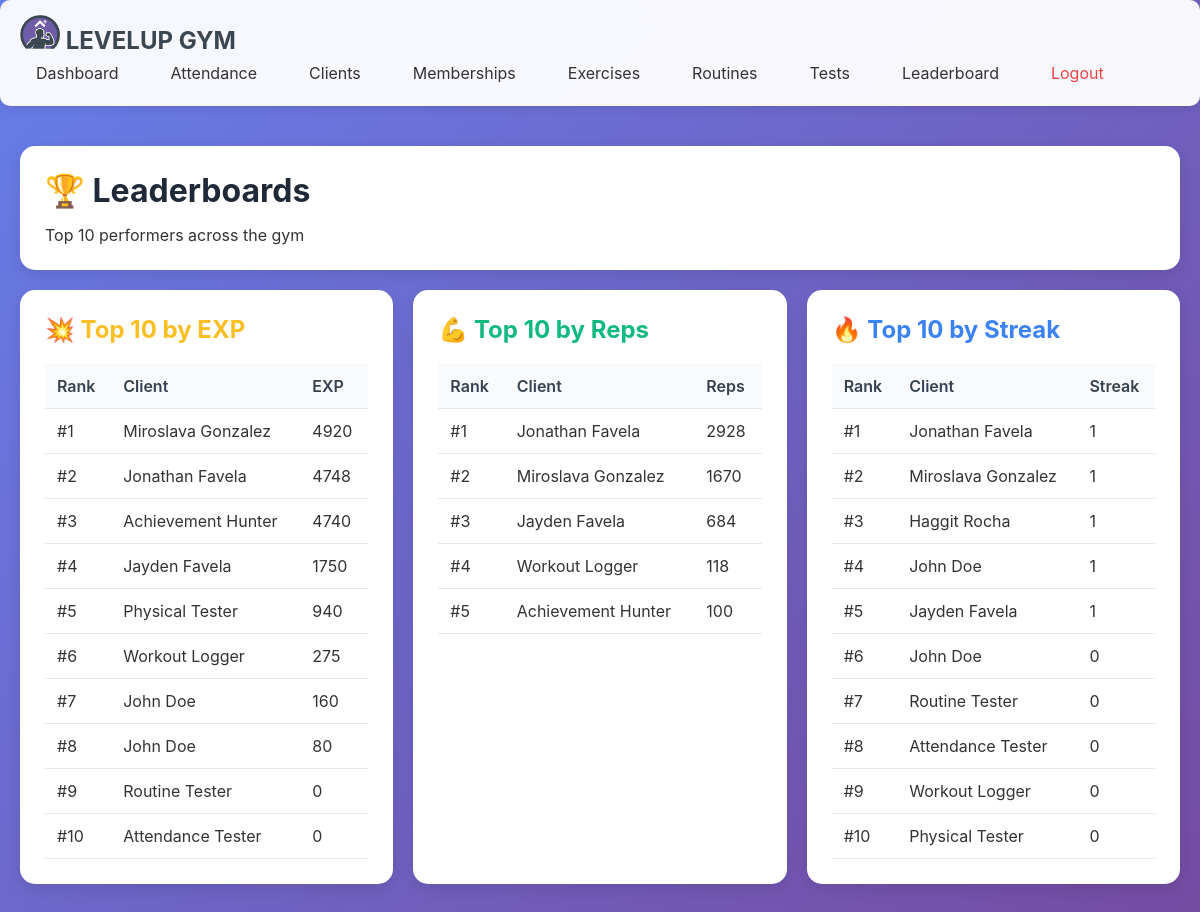
The app's page /admin/leaderboard, older data.
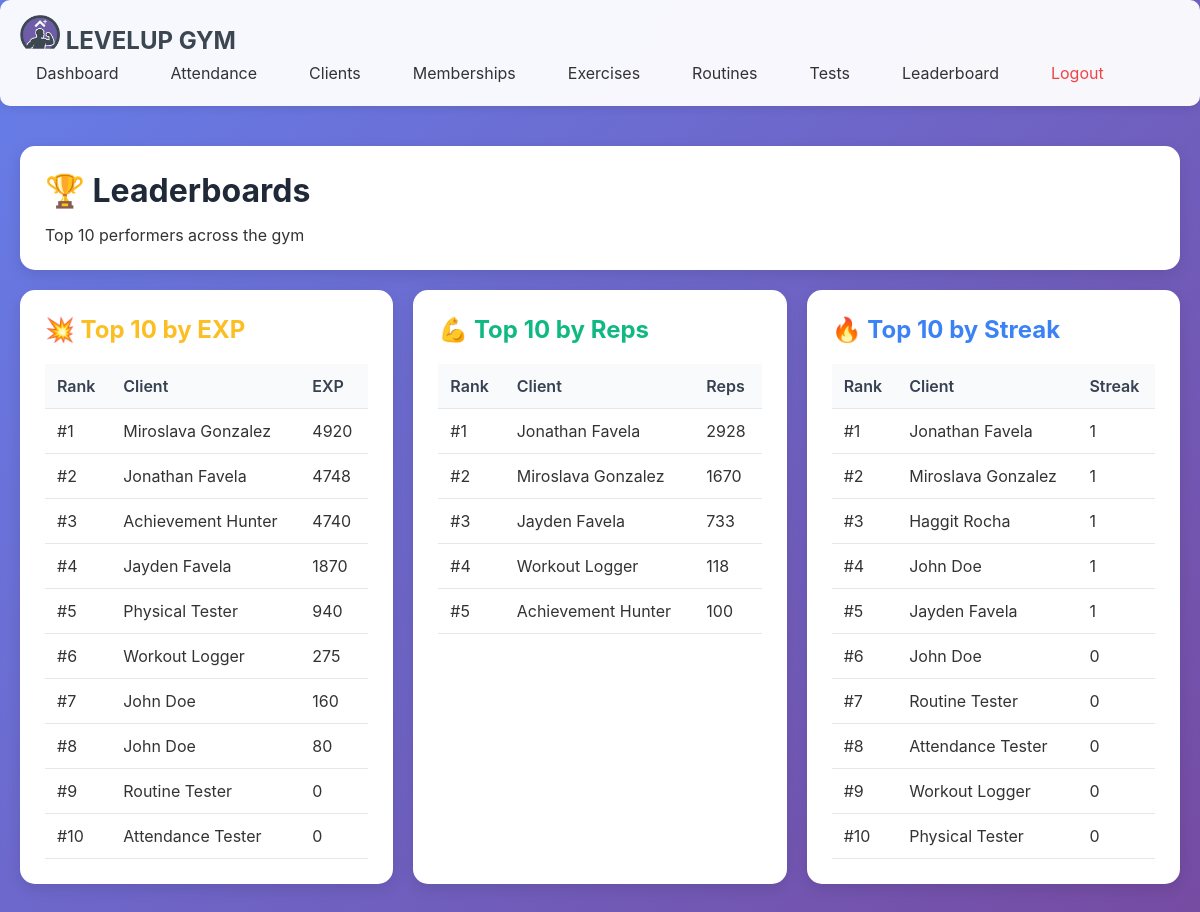
The same page, newer data.
### tables this page shows
CREATE TABLE client_gamification (
                gamification_id INTEGER PRIMARY KEY AUTOINCREMENT,
                client_id INTEGER UNIQUE NOT NULL,
                current_level INTEGER DEFAULT 1,
                current_exp INTEGER DEFAULT 0,
                total_exp INTEGER DEFAULT 0,
                rank TEXT DEFAULT 'E',
                client_class TEXT,
                class_unlocked_at_level INTEGER, current_streak INTEGER DEFAULT 0, longest_streak INTEGER DEFAULT 0, total_reps INTEGER DEFAULT 0, workouts_completed INTEGER DEFAULT 0,
                FOREIGN KEY (client_id) REFERENCES clients(client_id) ON DELETE CASCADE
            );

CREATE TABLE clients (
                client_id INTEGER PRIMARY KEY AUTOINCREMENT,
                phone_number TEXT UNIQUE NOT NULL,
                pin_hash TEXT NOT NULL,
                first_name TEXT NOT NULL,
                last_name TEXT NOT NULL,
                email TEXT,
                date_of_birth DATE,
                gender TEXT,
                registration_date DATETIME DEFAULT CURRENT_TIMESTAMP,
                status TEXT DEFAULT 'active',
                profile_photo_path TEXT
            );

### main.py (the view)
@app.route('/admin/leaderboard')
def admin_leaderboard():
    from controllers.leaderboard_controller import LeaderboardController
    leaderboard = LeaderboardController()
    top_exp = leaderboard.get_top_exp()
    top_reps = leaderboard.get_top_reps()
    top_streaks = leaderboard.get_top_streaks()
    print("Top EXP",top_exp)
    print("Top Streaks",top_streaks)
    return render_template(
        'admin/leaderboard.html',
        top_exp=top_exp,
        top_reps=top_reps,
        top_streaks=top_streaks
    )

### controllers/leaderboard_controller.py (called while the page is built)
    def get_top_exp(self, limit=10):
        query = """
            SELECT c.client_id, c.first_name || ' ' || c.last_name AS full_name,
                g.total_exp
            FROM clients c
            JOIN client_gamification g ON c.client_id = g.client_id
            ORDER BY g.total_exp DESC
            LIMIT ?
        """
        return self.db.execute_query(query, (limit,))

    def get_top_reps(self, limit=10):
        query = """
            SELECT c.client_id, c.first_name || ' ' || c.last_name AS full_name,
                   SUM(w.reps_completed) AS total_reps
            FROM clients c
            JOIN workout_logs w ON c.client_id = w.client_id
            GROUP BY c.client_id
            ORDER BY total_reps DESC
            LIMIT ?
        """
        return self.db.execute_query(query, (limit,))

### database/db_manager.py (called while the page is built)
    def connect(self):
        self.conn = sqlite3.connect(self.db_name)
        self.conn.row_factory = sqlite3.Row  # Access columns by name
        self.cursor = self.conn.cursor()

    def disconnect(self):
        if self.conn:
            self.conn.close()

### templates/admin/leaderboard.html (shortened to what this page needs)
{% extends "admin/base.html" %}
{% block content %}
<div class="card">
  <h1>🏆 Leaderboards</h1>
  <p>Top 10 performers across the gym</p>
</div>
<div class="grid grid-3">
  <div class="card">
    <h2 style="color:#fbbf24;">💥 Top 10 by EXP</h2>
    <table class="table">
      <thead><tr><th>Rank</th><th>Client</th><th>EXP</th></tr></thead>
      <tbody>
      {% for row in top_exp %}
        <tr>
          <td>#{{ loop.index }}</td>
          <td>{{ row.full_name }}</td>
          <td>{{ row.total_exp }}</td>
        </tr>
      {% endfor %}
      </tbody>
    </table>
  </div>
  <div class="card">
    <h2 style="color:#10b981;">💪 Top 10 by Reps</h2>
    <table class="table">
      <thead><tr><th>Rank</th><th>Client</th><th>Reps</th></tr></thead>
      <tbody>
      {% for row in top_reps %}
        <tr>
          <td>#{{ loop.index }}</td>
          <td>{{ row.full_name }}</td>
          <td>{{ row.total_reps }}</td>
        </tr>
      {% endfor %}
      </tbody>
    </table>
  </div>
  <div class="card">
    <h2 style="color:#3b82f6;">🔥 Top 10 by Streak</h2>
    <table class="table">
      <thead><tr><th>Rank</th><th>Client</th><th>Streak</th></tr></thead>
      <tbody>
      {% for row in top_streaks %}
        <tr>
          <td>#{{ loop.index }}</td>
          <td>{{ row.full_name }}</td>
          <td>{{ row.current_streak }}</td>
        </tr>
      {% endfor %}
      </tbody>
    </table>
  </div>
</div>
{% endblock %}

Row changes from the older to the newer data that the page shows:
changed client_gamification (number 4 of 11 on the later page): total_exp "1750" → "1870"
computed for clients (number 3 of 5 on the later page): total_reps "684" → "733"
